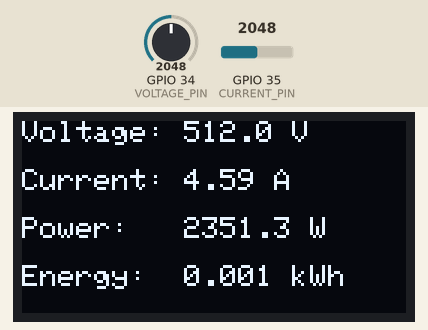
This sketch was run on a simulated ESP32. Parts: 128×64 one-colour display. Inputs (shaded band) come from the test bench; at power-on: GPIO 34 (VOLTAGE_PIN) = 2048, GPIO 35 (CURRENT_PIN) = 2048 (analog values on the 0–4095 scale). WiFi joins after 1.5 s; servers stay silent unless stated; web services answer with replies made up by the test bench; not simulated (calls return 0 or success): secrets.h; what the sketch prints to the serial monitor is not drawn.

Above: at 2.7 s.
2.8 s: GPIO 34 (VOLTAGE_PIN) set to 2866
At 5.3 s:
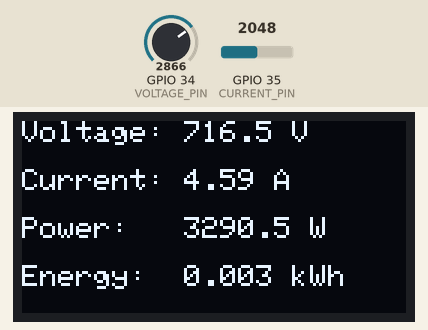
6.1 s: GPIO 35 (CURRENT_PIN) set to 2866
At 7.6 s:
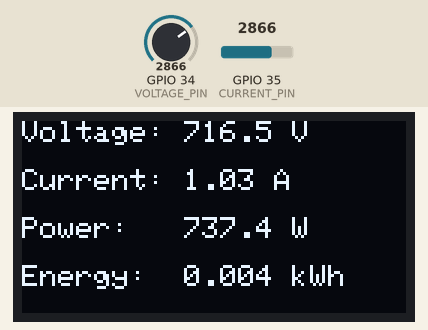
8.1 s: GPIO 35 (CURRENT_PIN) set to 2047
At 9.5 s:
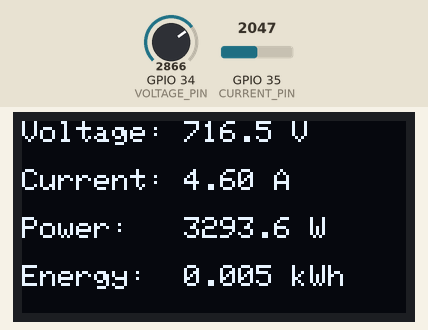
11.2 s: GPIO 34 (VOLTAGE_PIN) set to 3603
At 12.6 s:
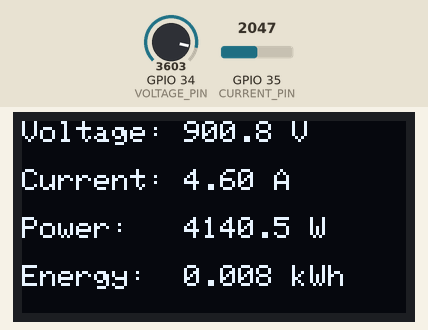
14.3 s: GPIO 34 (VOLTAGE_PIN) set to 4095
At 16.2 s:
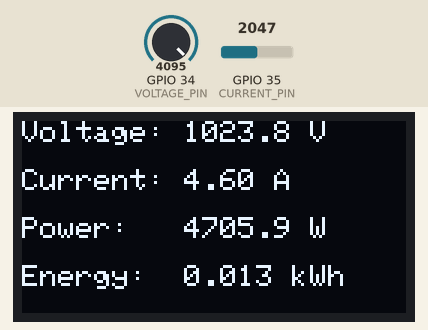
17.4 s: GPIO 35 (CURRENT_PIN) set to 1228
At 18.7 s:
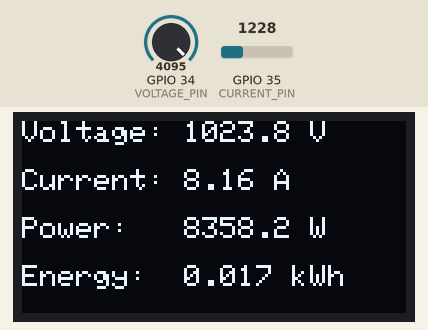
Timing chart, 0 to 20.4 s (numbered marks = the images above; inputs shaded):
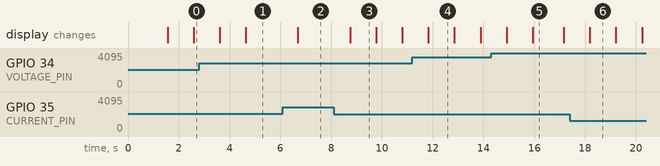

The sketch:

smart_energy_meter.ino
```cpp
#include <WiFi.h>
#include <HTTPClient.h>
#include <Wire.h>
#include <Adafruit_GFX.h>
#include <Adafruit_SSD1306.h>
#include "secrets.h"

#define SCREEN_WIDTH 128
#define SCREEN_HEIGHT 64
#define OLED_RESET -1
Adafruit_SSD1306 display(SCREEN_WIDTH, SCREEN_HEIGHT, &Wire, OLED_RESET);

const int VOLTAGE_PIN = 34;
const int CURRENT_PIN = 35;

// Starting calibration values only. Calibrate against your sensor/reference.
const float VOLTAGE_SCALE = 0.250f;
const float CURRENT_SCALE = 0.185f;
const float CURRENT_OFFSET = 2.5f;

const char* THINGSPEAK_SERVER = "http://api.thingspeak.com/update";
unsigned long lastUpload = 0;
const unsigned long UPLOAD_INTERVAL_MS = 15000;
unsigned long lastEnergyUpdate = 0;
float energyKWh = 0.0f;

float readVoltage() {
  int raw = analogRead(VOLTAGE_PIN);
  return raw * VOLTAGE_SCALE;
}

float readCurrent() {
  int raw = analogRead(CURRENT_PIN);
  float sensorVoltage = (raw / 4095.0f) * 3.3f;
  float current = (sensorVoltage - CURRENT_OFFSET) / CURRENT_SCALE;
  if (current < 0) current = -current;
  return current;
}

void showValues(float voltage, float current, float power, float energy) {
  display.clearDisplay();
  display.setTextSize(1);
  display.setTextColor(SSD1306_WHITE);
  display.setCursor(0, 0);
  display.printf("Voltage: %.1f V", voltage);
  display.setCursor(0, 16);
  display.printf("Current: %.2f A", current);
  display.setCursor(0, 32);
  display.printf("Power:   %.1f W", power);
  display.setCursor(0, 48);
  display.printf("Energy:  %.3f kWh", energy);
  display.display();
}

void uploadToThingSpeak(float voltage, float current, float power, float energy) {
  if (WiFi.status() != WL_CONNECTED) return;

  HTTPClient http;
  String url = String(THINGSPEAK_SERVER) +
               "?api_key=" + THINGSPEAK_API_KEY +
               "&field1=" + String(voltage, 2) +
               "&field2=" + String(current, 3) +
               "&field3=" + String(power, 2) +
               "&field4=" + String(energy, 4);

  http.begin(url);
  int response = http.GET();
  Serial.print("ThingSpeak response: ");
  Serial.println(response);
  http.end();
}

void setup() {
  Serial.begin(115200);
  analogReadResolution(12);

  Wire.begin(21, 22);
  if (!display.begin(SSD1306_SWITCHCAPVCC, 0x3C)) {
    Serial.println("OLED initialization failed");
  }

  WiFi.begin(WIFI_SSID, WIFI_PASSWORD);
  Serial.print("Connecting to Wi-Fi");
  while (WiFi.status() != WL_CONNECTED) {
    delay(500);
    Serial.print(".");
  }
  Serial.println(" connected!");

  lastEnergyUpdate = millis();
}

void loop() {
  float voltage = readVoltage();
  float current = readCurrent();
  float power = voltage * current;

  unsigned long now = millis();
  float hours = (now - lastEnergyUpdate) / 3600000.0f;
  energyKWh += (power * hours) / 1000.0f;
  lastEnergyUpdate = now;

  showValues(voltage, current, power, energyKWh);

  Serial.printf("Voltage: %.2f V | Current: %.3f A | Power: %.2f W | Energy: %.4f kWh\n",
                voltage, current, power, energyKWh);

  if (now - lastUpload >= UPLOAD_INTERVAL_MS) {
    lastUpload = now;
    uploadToThingSpeak(voltage, current, power, energyKWh);
  }

  delay(1000);
}
```

Measured:
- after the input at 8.1 s, the display: changes after 0.65 s (image 3)
